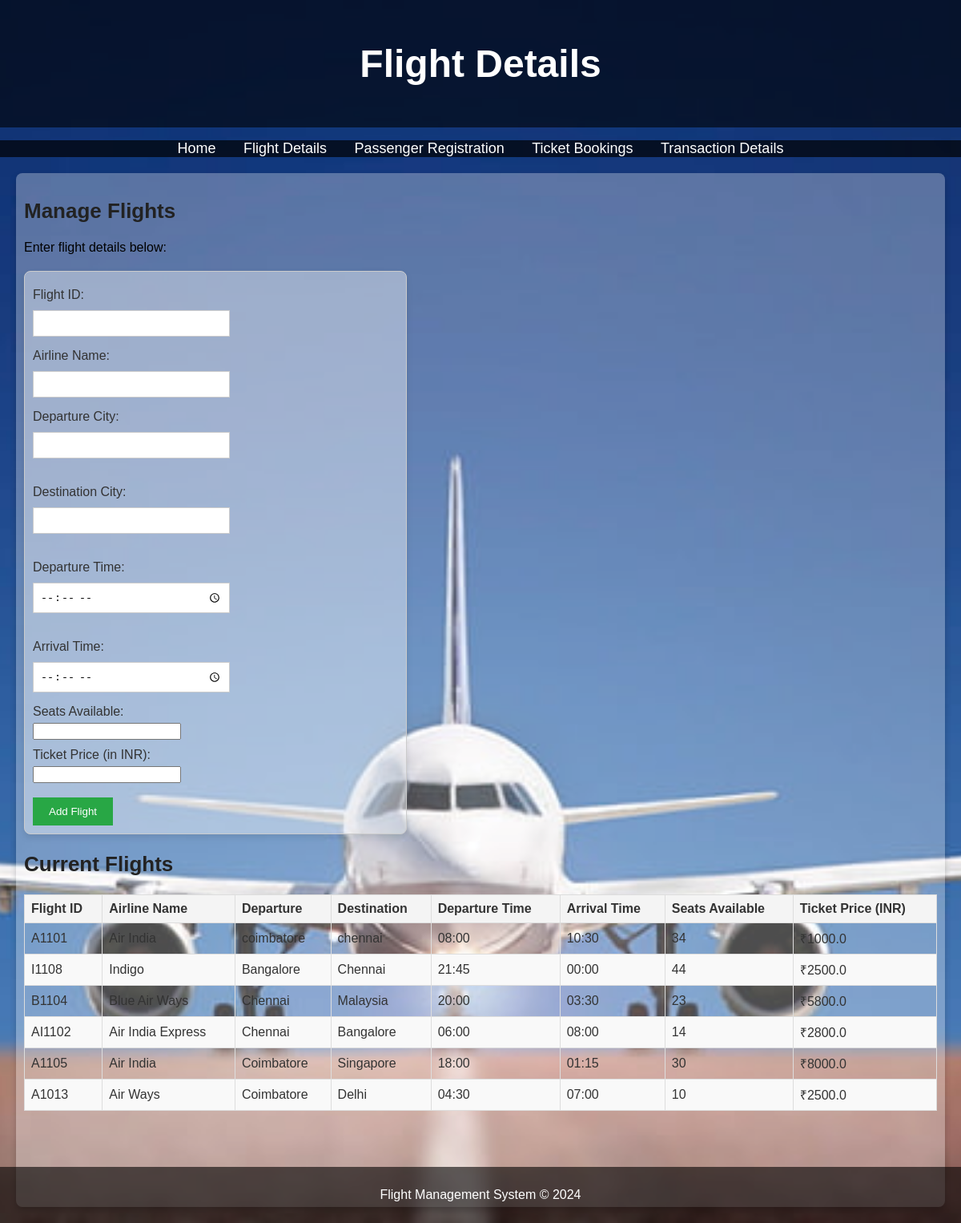
Page /flight-management on the committed database.
### tables this page shows
CREATE TABLE flights (
    flight_id TEXT PRIMARY KEY,
    airline_name TEXT,
    departure TEXT,
    destination TEXT,
    departure_time TEXT,
    arrival_time TEXT,
    seats_available INTEGER,
    ticket_price REAL
);

### app.py (the view, shortened to what this page needs)
@app.route("/flight-management", methods=['GET', 'POST'])
def flight_management():
    conn = get_db_connection()
    flights = conn.execute('SELECT * FROM flights').fetchall()
    conn.close()
    return render_template('flight-management.html', flights=flights)

### app.py (called while the page is built)
def get_db_connection():
    conn = sqlite3.connect('database.db',timeout=5)
    conn.row_factory = sqlite3.Row
    return conn

### templates/flight-management.html (shortened to what this page needs)
<!DOCTYPE html>
<html lang="en">
<head>
    <link rel="stylesheet" href="{{ url_for('static', filename='styles.css') }}">
</head>
<body>
    <header>
        <h1>Flight Details</h1>
    </header>
    <nav>
        <ul>
            <li><a href="{{ url_for('index') }}">Home</a></li>
            <li><a href="{{ url_for('flight_management') }}">Flight Details</a></li>
            <li><a href="{{ url_for('passenger_management') }}">Passenger Registration</a></li>
            <li><a href="{{ url_for('bookings') }}">Ticket Bookings</a></li>
            <li><a href="{{ url_for('transaction_management') }}">Transaction Details</a></li>
        </ul>
    </nav>
    <section>
        <h2>Manage Flights</h2>
        <p>Enter flight details below:</p>
        <form action="/flight-management" method="POST">
            <label for="flight-id">Flight ID:</label>
            <input type="text" id="flight-id" name="flight-id" required>
            <label for="airline-name">Airline Name:</label>
            <input type="text" id="airline-name" name="airline-name" required>
            <label for="departure">Departure City:</label>
            <input type="text" id="departure" name="departure" required><br><br>
            <label for="destination">Destination City:</label>
            <input type="text" id="destination" name="destination" required><br><br>
            <label for="time">Departure Time:</label>
            <input type="time" id="time" name="time" required><br><br>
            <label for="arrival-time">Arrival Time:</label>
            <input type="time" id="arrival-time" name="arrival-time" required>
            <label for="seats-available">Seats Available:</label>
            <input type="number" id="seats-available" name="seats-available" min="1" required>
            <label for="ticket-price">Ticket Price (in INR):</label>
            <input type="number" id="ticket-price" name="ticket-price" min="0" step="0.01" required><br><br>
            <input type="submit" value="Add Flight">
        </form>
        <h2>Current Flights</h2>
        <table>
            <thead>
                <tr>
                    <th>Flight ID</th>
                    <th>Airline Name</th>
                    <th>Departure</th>
                    <th>Destination</th>
                    <th>Departure Time</th>
                    <th>Arrival Time</th>
                    <th>Seats Available</th>
                    <th>Ticket Price (INR)</th>
                </tr>
            </thead>
            <tbody>
                {% for flight in flights %}
                <tr>
                    <td>{{ flight['flight_id'] }}</td>
                    <td>{{ flight['airline_name'] }}</td>
                    <td>{{ flight['departure'] }}</td>
                    <td>{{ flight['destination'] }}</td>
                    <td>{{ flight['departure_time'] }}</td>
                    <td>{{ flight['arrival_time'] }}</td>
                    <td>{{ flight['seats_available'] }}</td>
                    <td>&#8377;{{ flight['ticket_price'] }}</td>
                </tr>
                {% endfor %}
            </tbody>
        </table>
    </section>
    <footer>
        <p>Flight Management System &copy; 2024</p>
    </footer>
</body>
</html>

### static/styles.css (style rules this page uses)
body { font-family: Arial, sans-serif; margin: 0; padding: 0; background-image: url('/static/airplane-s.jpg'); background-size: cover; background-position: center; background-repeat: no-repeat; background-attachment: fixed; color: #333; }
header { background-color: rgba(0, 0, 0, 0.6); color: white; padding: 20px 0; text-align: center; font-size: 24px; }
nav ul { background-color: rgba(0, 0, 0, 0.7); list-style: none; padding: 0; text-align: center; }
nav ul li { display: inline; margin: 0 15px; }
nav ul li a { color: white; text-decoration: none; font-size: 18px; }
section { margin: 20px; padding: 10px; background-color: rgba(255, 255, 255, 0.3); border-radius: 8px; box-shadow: 0 4px 8px rgba(0, 0, 0, 0.2); padding-bottom: 100px; }
section h2 { font-size: 26px; color: #222; }
section p { font-size: 16px; color: #000; }
footer { text-align: center; background-color: rgba(0, 0, 0, 0.6); color: white; padding: 10px 0; position: fixed; bottom: 0; width: 100%; }
form { margin: 20px 0; padding: 10px; background-color: rgba(255, 255, 255, 0.4); border: 1px solid #ccc; width: 40%; min-width: 300px; border-radius: 8px; box-shadow: 0 4px 8px rgba(0, 0, 0, 0.1); }
form label { display: block; margin: 10px 0 5px; }
form input[type="text"], form input[type="tel"], form input[type="time"] { width: 50%; padding: 8px; margin: 5px 0; border: 1px solid #ccc; }
form input[type="submit"] { padding: 10px 20px; background-color: #28a745; color: white; border: none; cursor: pointer; }
table { width: 100%; border-collapse: collapse; margin: 20px 0; padding-bottom: 60px; }
table, th, td { border: 1px solid #ddd; }
table th, table td { padding: 8px; text-align: left; }
table th { background-color: #f4f4f4; }
table tr:nth-child(even) { background-color: #f9f9f9; }

### rows in the picture
flights: flight_id "A1101", airline_name "Air India", departure "coimbatore", destination "chennai", departure_time "08:00", arrival_time "10:30", seats_available "34", ticket_price "1000.0"
flights: flight_id "I1108", airline_name "Indigo", departure "Bangalore", destination "Chennai", departure_time "21:45", arrival_time "00:00", seats_available "44", ticket_price "2500.0"
flights: flight_id "B1104", airline_name "Blue Air Ways", departure "Chennai", destination "Malaysia", departure_time "20:00", arrival_time "03:30", seats_available "23", ticket_price "5800.0"
flights: flight_id "AI1102", airline_name "Air India Express", departure "Chennai", destination "Bangalore", departure_time "06:00", arrival_time "08:00", seats_available "14", ticket_price "2800.0"
flights: flight_id "A1105", airline_name "Air India", departure "Coimbatore", destination "Singapore", departure_time "18:00", arrival_time "01:15", seats_available "30", ticket_price "8000.0"
flights: flight_id "A1013", airline_name "Air Ways", departure "Coimbatore", destination "Delhi", departure_time "04:30", arrival_time "07:00", seats_available "10", ticket_price "2500.0"
